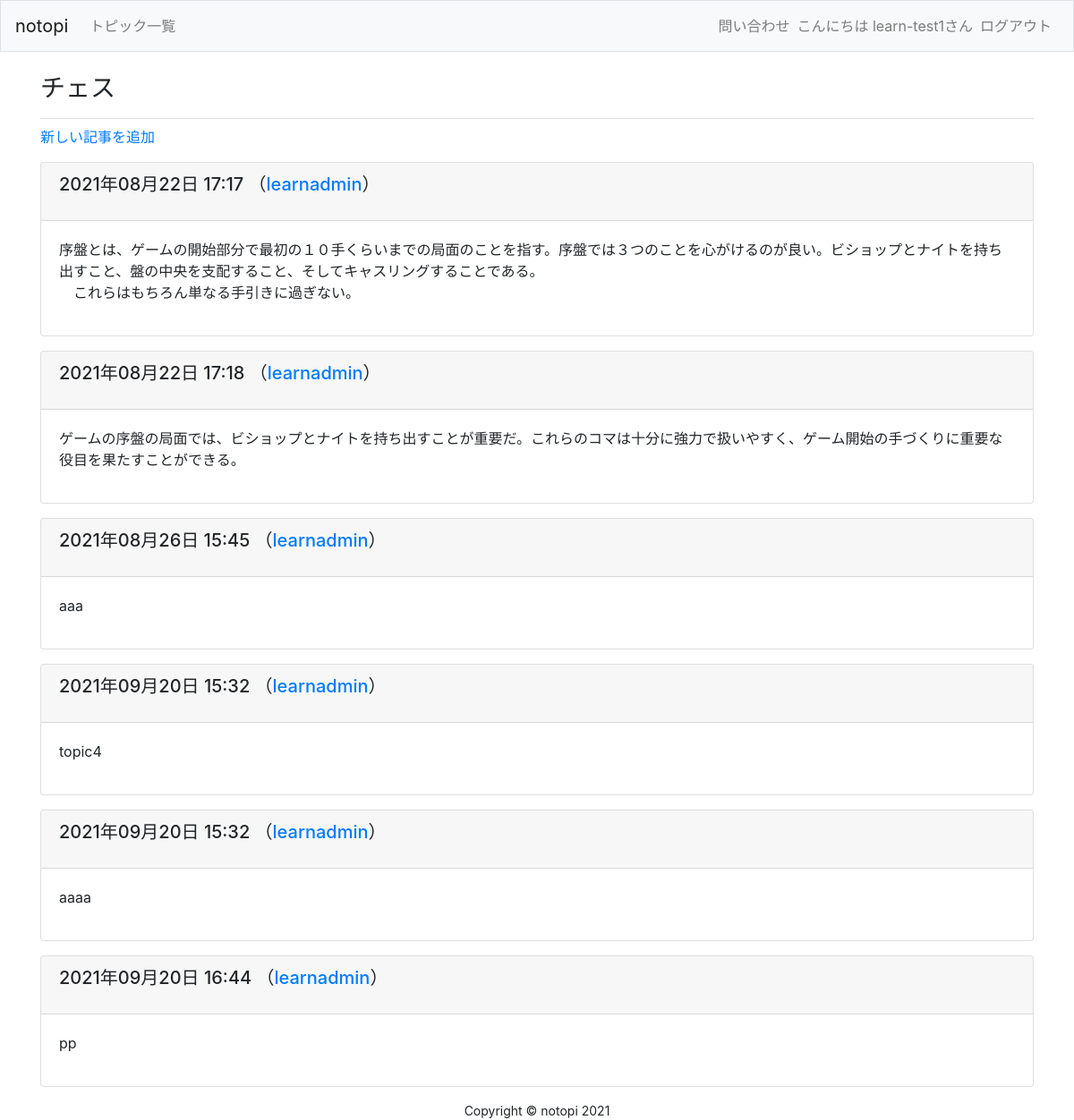
The app's page /topic/1/ (signed in) with its own data.
### learning_logs/models.py (models this page shows, shortened)
class Topic(models.Model):
	text = models.CharField(max_length=200)
	date_added = models.DateTimeField(auto_now_add=True)
	owner = models.ForeignKey(User, on_delete=models.CASCADE)
	def __str__(self):
		return self.text

class Entry(models.Model):
	topic = models.ForeignKey(Topic, on_delete=models.CASCADE)
	text = models.TextField()
	date_added = models.DateTimeField(auto_now_add=True)
	owner = models.ForeignKey(User, on_delete=models.CASCADE)#add
	class Meta:
		verbose_name_plural = 'entries'

### learning_logs/views.py (the view)
# urls.py: path('topic/<int:topic_id>/', views.topic_child, name='topic_child'),
def topic_child(request, topic_id):
	topic = Topic.objects.get(id=topic_id)
	entries = topic.entry_set.order_by('date_added')
	context = {'topic': topic, 'entries': entries}
	return render(request, "learning_logs/topic_child.html", context)

### learning_logs/templates/learning_logs/topic_child.html (shortened to what this page needs)
{% extends "learning_logs/base.html" %}
{% block page_header %}
	<h3>{{ topic }}</h3>
{% endblock page_header %}
{% block content %}
	<p>
		<a href="{% url 'learning_logs:new_entry' topic.id %}">新しい記事を追加</a>
	</p>
	{% for entry in entries %}
	<div class="card mb-3">
		<h5 class="card-header">
			<p>{{ entry.date_added|date:'Y年m月d日 H:i' }} （<a href="{% url 'users:user_entries' entry.owner.id %}">{{entry.owner}}</a>）</p>
		</h5>
		<div class="card-body">{{ entry.text|linebreaks }}</div>
	</div>
	{% empty %}
		<p>このトピックにはまだ記事がありません。</p>
	{% endfor %}
{% endblock content%}

### learning_logs/templates/learning_logs/base.html (shortened to what this page needs)
{% load bootstrap4 %}
{% load static %}
<!DOCTYPE html>
<html lang="ja">
<head>
	{% bootstrap_css %}
	<link rel="stylesheet" type="text/css" href="{% static 'css/mystyle.css'%}">
</head>
<body>
	<div id="wrapper">
	<nav class="navbar navbar-expand-md navbar-light bg-light mb-4 border">
		<a class="navbar-brand" href="{% url 'learning_logs:index'%}">notopi</a>
		<div class="collapse navbar-collapse" id="navbarCollapse">
		<ul class="navbar-nav mr-auto">
			<li class="nav-item">
			<a class="nav-link" href="{% url 'learning_logs:topic'%}">トピック一覧</a></li>
		</ul>
		<ul class="navbar-nav ml-auto">
			<li class="nav-item">
				<a class="nav-link" href="{% url 'learning_logs:inquiry' %}">問い合わせ</a>
			</li>
			{% if user.is_authenticated %}
			<li class="nav-item">
				<span class="navbar-text">こんにちは {{ user.username }}さん</span>
			</li>
			<li class="nav-item">
				<a class="nav-link" href="{% url 'users:logout' %}">ログアウト</a>
			</li>
			{% else %}
			<li class="nav-item">
				<a class="nav-link" href="{% url 'users:register' %}">ユーザー登録</a>
			</li>
			<li class="nav-item">
				<a class="nav-link" href="{% url 'users:login' %}">ログイン</a></li>
			{% endif %}
		</ul>
		</div>
	</nav>
	<main role="main" class="container">
		<div class="pb-2 mb-2 border-bottom">
		{% block page_header %}{% endblock page_header %}
		</div>
		<div>
		{% block content %}{% endblock content %}
		</div>
	</main>
	<footer>
		<div class="container">
			<p class="m-0 text-center small">Copyright &copy; notopi 2021</p>
		</div>
	</footer>
</div>
</body>
</html>

### static/css/mystyle.css (style rules this page uses)
body, #wrapper { display: flex; flex-direction: column; min-height: 95vh; }
footer { margin-top: auto; }

### records on screen
Topic: text "チェス"
Entry: date_added "2021年08月22日 17:17", owner "learnadmin", text "序盤とは、ゲームの開始部分で最初の１０手くらいまでの局面のことを指す。序盤では３つのことを心がけるのが良い。ビショップとナイトを持ち出すこと、盤の中央を支配すること、そしてキャスリングすることである。 これらはもちろん単なる手引きに過ぎない。"
Entry: date_added "2021年08月22日 17:18", owner "learnadmin", text "ゲームの序盤の局面では、ビショップとナイトを持ち出すことが重要だ。これらのコマは十分に強力で扱いやすく、ゲーム開始の手づくりに重要な役目を果たすことができる。"
Entry: date_added "2021年08月26日 15:45", owner "learnadmin", text "aaa"
Entry: date_added "2021年09月20日 15:32", owner "learnadmin", text "topic4"
Entry: date_added "2021年09月20日 15:32", owner "learnadmin", text "aaaa"
Entry: date_added "2021年09月20日 16:44", owner "learnadmin", text "pp"

### other values on screen
{{ user.username }} "learn-test1"
